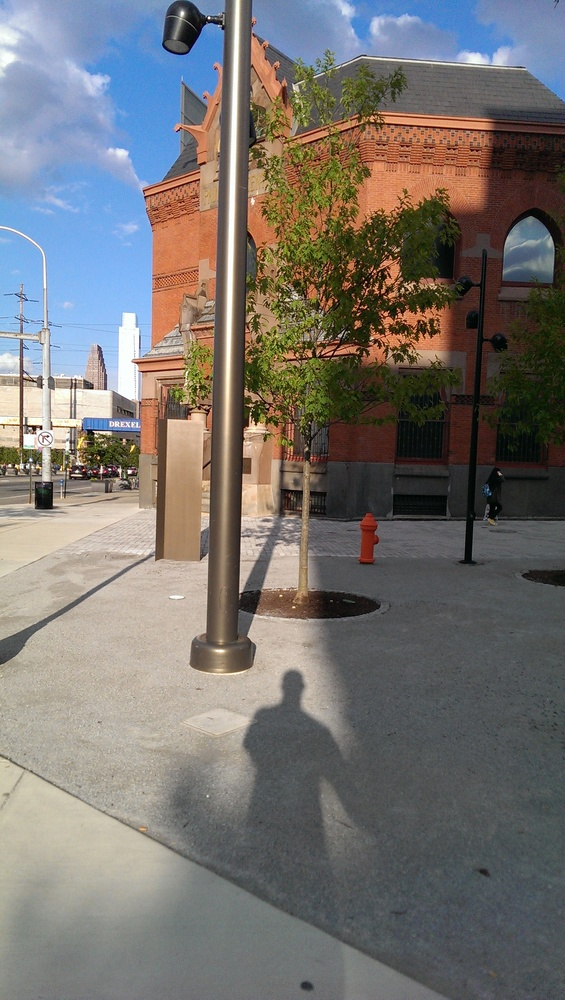
#> input picture SPcup_2018-master/(HTC-1-M7)1.jpg, 565 x 1000 px, shrunk from 1520 x 2688 before the run, found by its file name
$ python tmplt_match.py
#> lines starting #> are read from the running program, lines starting #| are printed output that depends on the picture; pictures that were not available may be replaced by others from this repository, and a replacement may not be noted
import cv2
import numpy as np
import matplotlib.pyplot as plt
import os

base = 'C:\\Users\\misbah\\Documents\\Python\\SPcup\\input\\train'
inp = 'C:\\Users\\misbah\\Documents\\Python\\SPcup\\input'
temp = os.listdir('C:\\Users\\misbah\\Documents\\Python\\SPcup\\input\\test')
image = []
threshold = .8
for file in os.listdir(base):
    for im in os.listdir(base+'\\'+file):
        image.append(base+'\\'+file+'\\'+im)

for im in image:
    i = cv2.imread(im, 0)
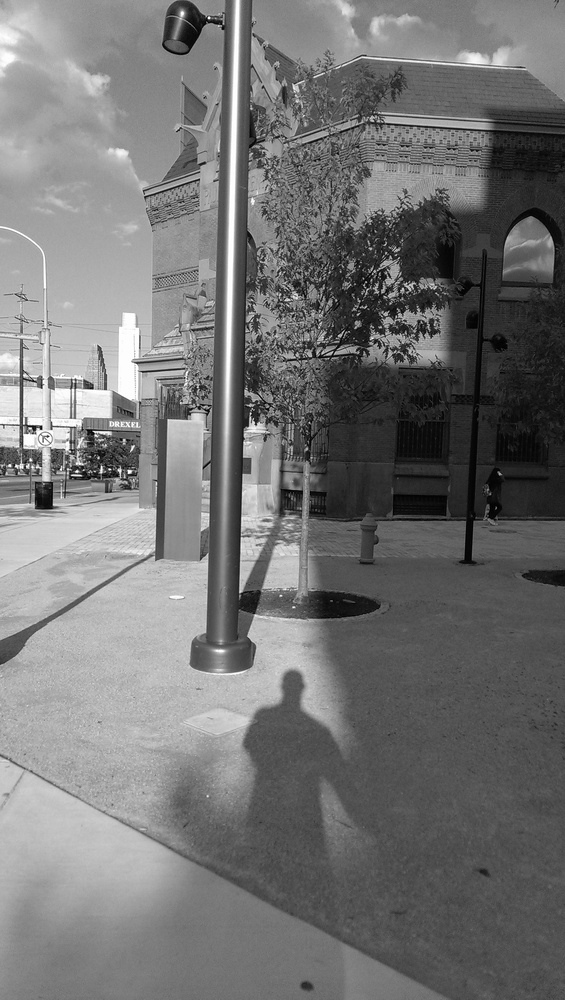
#> i: shape (1000, 565); min 0, max 255, mean 115.6

    tm = cv2.imread('template.jpg',0)
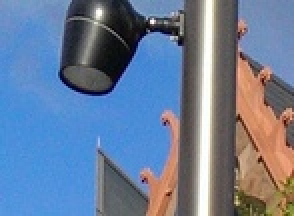
#> input picture SPcup_2018-master/template.jpg, 147 x 108 px, shrunk from 396 x 291 before the run (shown 2 times larger)
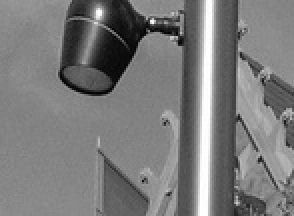
#> tm: shape (108, 147) (shown 2 times larger); min 0, max 255, mean 122.3
    res = cv2.matchTemplate(i, tm, cv2.TM_CCOEFF_NORMED)
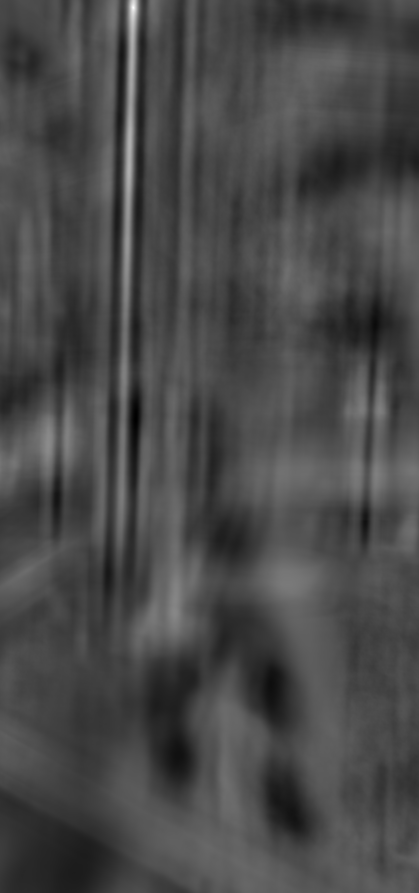
#> res: shape (893, 419) float32; min -0.425, max 0.992, mean -0.0187; drawn with min black and max white
    loc = np.where(res>threshold)[1]
#> loc = 21 values, max 134 at index 5, min 132 at index 1, mean 132.9

    if loc.shape[0]>0:
        print(im)
        print("matched")


# print(image)
